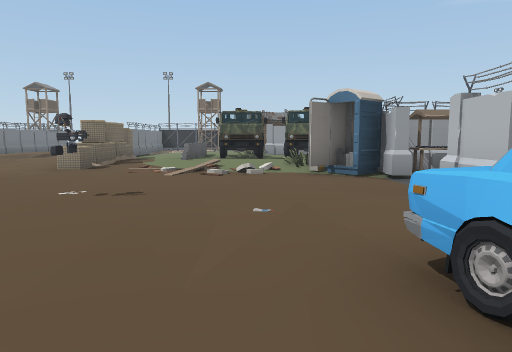
[1] (above)

20 first-person views from a walk through a scene from a Unity 3-D project. The camera is 1.3 m above the floor, tilts 6° down and sees 70° across. The floor is counted in squares, 2 m on a side. Each view is taken from the middle of a square. On the plan, view 1 faces up. The plan holds only what a view shows up to about 11 squares ahead; the rest is blank. The place goes on beyond the plan. Some animated figures are left out.

[2]
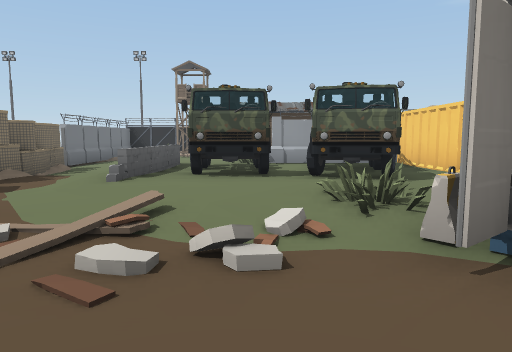

[3]
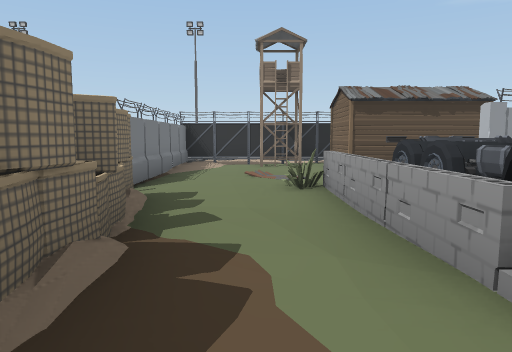

[4]
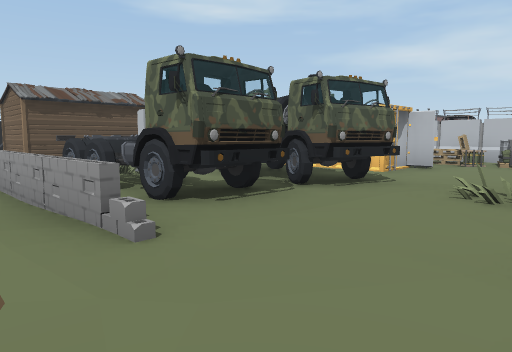

[5]
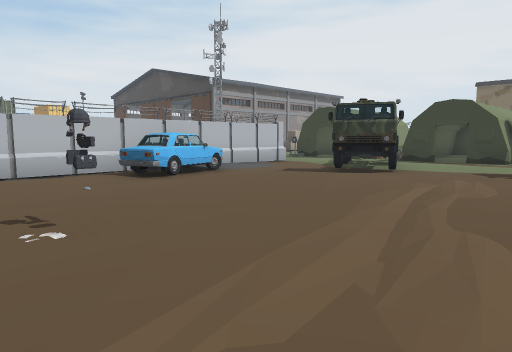

[6]
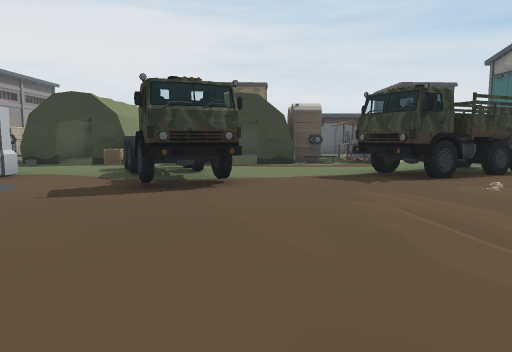

[7]
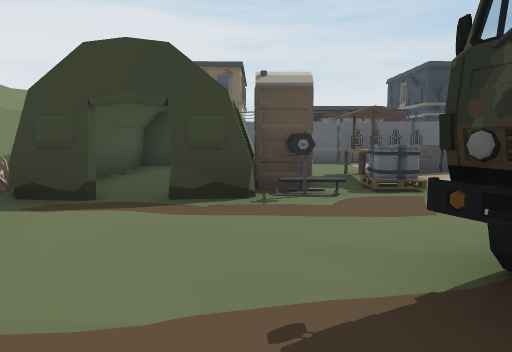

[8]
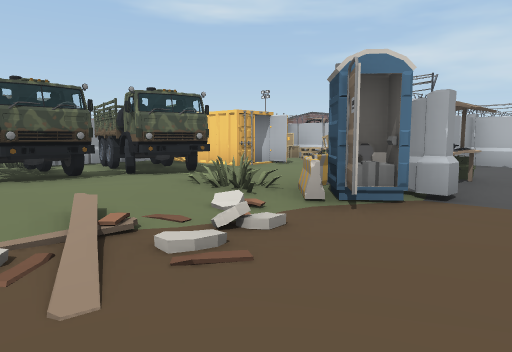

[9]
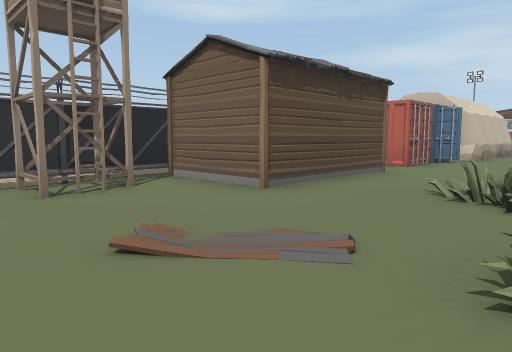

[10]
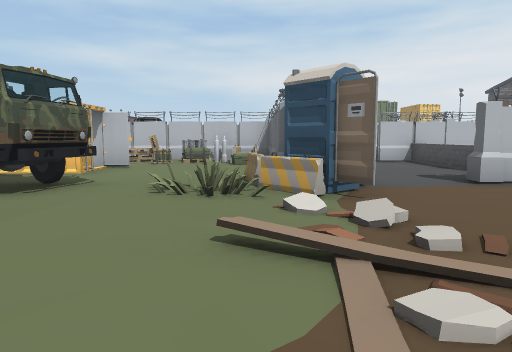

[11]
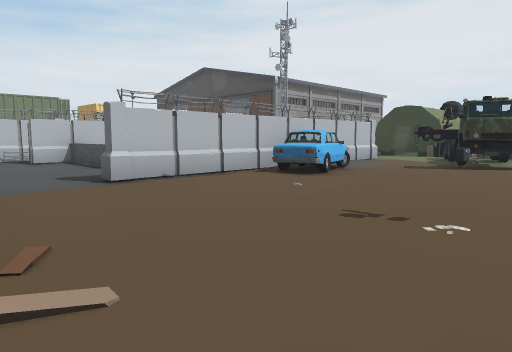

[12]
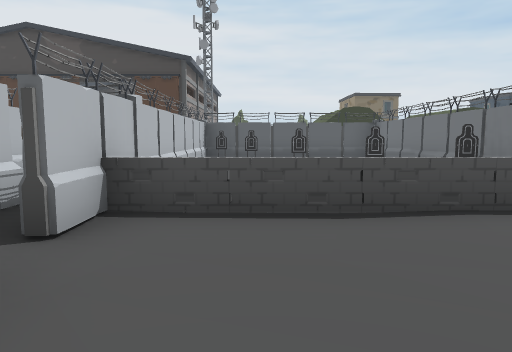

[13]
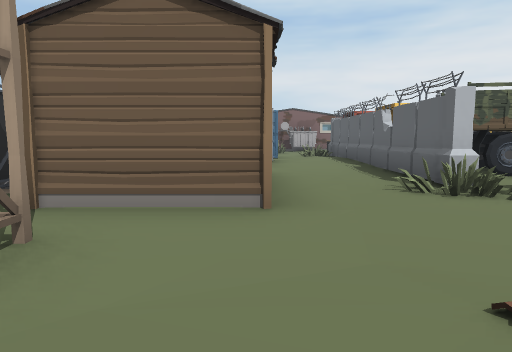

[14]
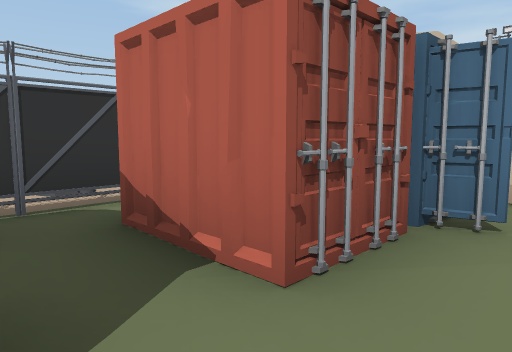

[15]
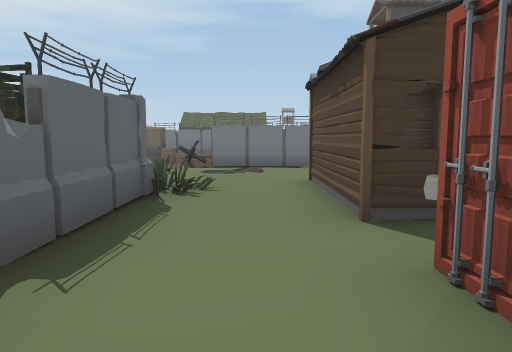

[16]
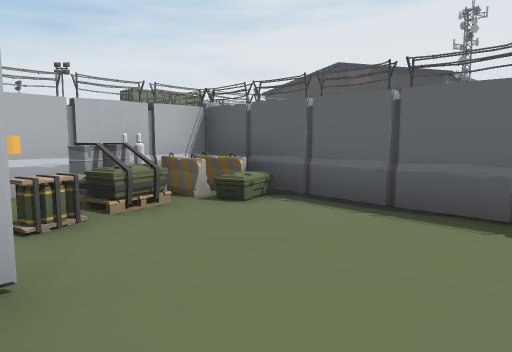

[17]
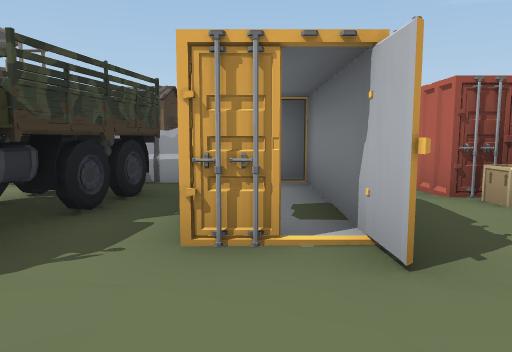

[18]
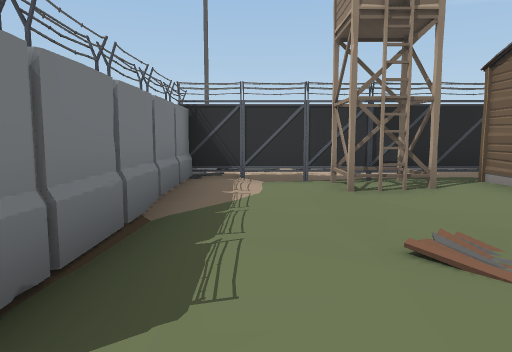

[19]
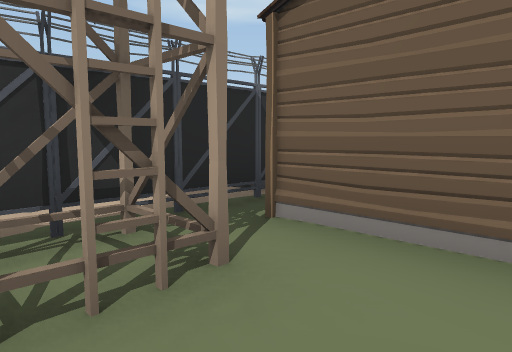

[20]
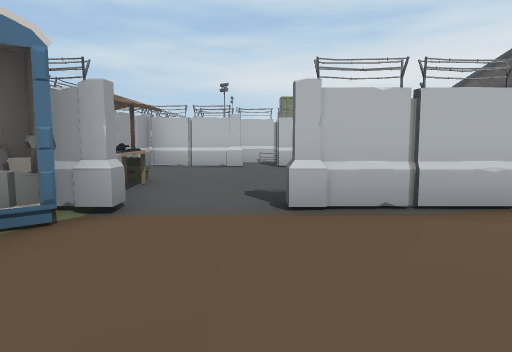

### Floor plan
Key: @ floor where view 1 was taken; # wall or solid block; . main floor; : floor 0.25 m higher than the main floor; - floor 0.25 m lower than the main floor; / step, stairs or slope; = window, fence, low wall or low ledge; T truck; B barrier; A barricade; C car; N container; F fence; W tower; P pallet; R crate; E trap; O other object.
Columns run from 5 left of view 1 to 10 right of it. Each row starts with its distance up from view 1.
 21   .///O
 20 FFFFFF FF
 19 #-WWOOOO.
 18 #--.O  ONNN
 17 #--.OOOONNN####
 16 #-/...........
 15 #-....######O
 14 E-.OTT#T.N#NN
 13 OO..TTTT.NNRN
 12  O.=TTTT.NNR  OO
 11  O.=TTTT.N.OO
 10 .O./.......P##
  9 .O...:.....OA#
  8 .B../..AAO##A#
  7 ...///AOOO#..#
  6  ............##
  5 ..............#
  4 ...O....=....##
  3 ........#...=#
  2 ......C.O   ##
  1  .....CC#O  #
  0  ....@.C# O #
 -1 ........# O #
 -2 ....T...#  O#
 -3 TT..T...####O
 -4 T...TT...
 -5 .....T...
 -6 .O####R###
 -7 P.O  ### O
 -8 O.O  ##  #
 -9 ..#  ##
-10 ..####
-11 O.
-12 ###

Where each view was taken, in squares from view 1:
view 1: 0 up, 0 right, facing up
view 2: 5 up, 0 right, facing up
view 3: 9 up, 3 left, facing up
view 4: 8 up, 3 left, facing up-right
view 5: 5 up, 5 left, facing down-right
view 6: 3 up, 2 left, facing down
view 7: 2 down, 3 left, facing down
view 8: 5 up, 2 left, facing up-right
view 9: 14 up, 4 left, facing up-right
view 10: 8 up, 3 left, facing right
view 11: 7 up, 3 left, facing down-right
view 12: 7 up, 6 right, facing down
view 13: 17 up, 4 left, facing right
view 14: 16 up, 2 right, facing up-right
view 15: 16 up, 5 right, facing left
view 16: 11 up, 3 right, facing down-right
view 17: 9 up, 4 right, facing up
view 18: 14 up, 4 left, facing up
view 19: 17 up, 3 left, facing up-right
view 20: 5 up, 1 left, facing right
